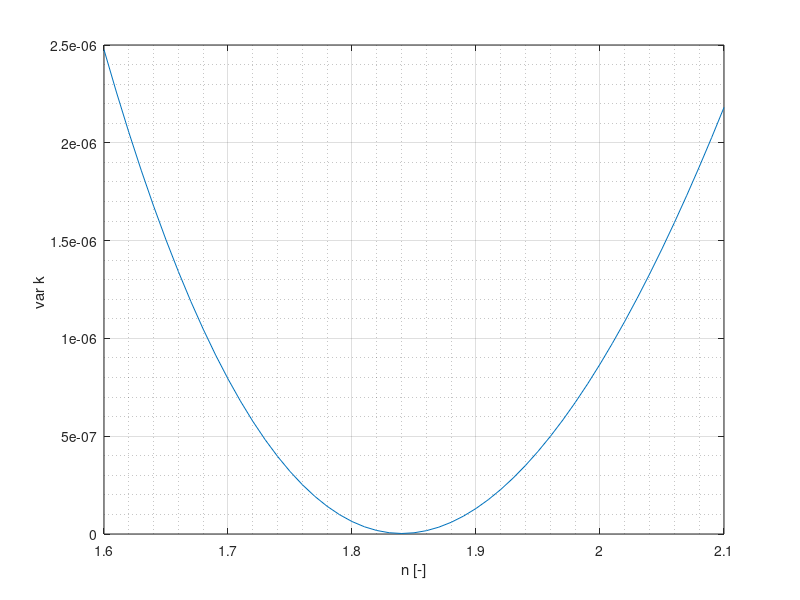

The MATLAB source for this figure:
clc
clear
%% Dane

% %Wiktor
% t = [10 30 50 70 100];
% ca0 = 2.5;
% ca = [2.05 1.42 1.02 0.75 0.49];
% alfa = [0.178 0.430 0.592 0.701 0.804];
% n = [1.01:0.001:1.4];

%Antke
t = [10 30 50 70 100];
ca0 = 3;
ca = [2.04 1.21 0.84 0.64 0.46];
% alfa = [0.083 0.241 0.388 0.524 0.704];
n = 1.6:0.01:2.1;

% %Elza
% t = [10 30 50 70 100];
% ca0 = 3.5;
% ca = [3.09 2.36 1.76 1.26 0.71];
% alfa = [0.118 0.325 0.498 0.639 0.798];
% n = [0.1:0.001:0.99];
% 
% %Kasia
% t = [10 30 50 70 100];
% ca0 = 4;
% ca = [3.29 2.20 1.46 0.97 0.51];
% alfa = [0.179 0.449 0.634 0.758 0.873];
% n = [0.1:0.001:0.999 1.001:0.001:1.4];

%% Czarna magia

% fsolve(@(u) dzban(n,t,ca0,ca),1)
% 
% function F=dzban(n,t,ca0,ca)
% 
%     k=sum((ca^(1-n))-(ca0^(1-n)))./(t*(n-1));
% 
% sr=sum(k)/5;
% F=sum((k-sr).^2)/5;
% 
% 
% end
[M,N] = size(n);

for i=1:N
    for j=1:5
    k(i,j)=((ca(j).^(1-n(i)))-(ca0.^(1-n(i))))./(t(j).*(n(i)-1));
    end
end

ksr=sum(k,2)./5;

for i=1:N
    for j=1:5
        rozn(i,j)=(k(i,j)-ksr(i)).^2;
    end
end

vark=sum(rozn,2)./5;

% Wykres
figure
plot(n,vark)
grid on
grid minor
xlabel('n [-]')
ylabel('var k ')

% Szukanie n
z=1;
while vark(z+1,1) < vark(z,1)
    nmin=n(1,z);
    z=z+1;
end

% Obliczenie k
kszukane=ksr(z,1)